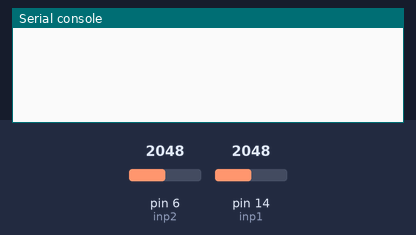
This program was run on a simulated MicroPython board. Shown: the last lines printed to the serial console. Inputs (shaded band) come from the test bench; at power-on: pin 6 (inp2) = 2048, pin 14 (inp1) = 2048 (analog values on the 0–4095 scale).

Above: at 1.2 s.
1.3 s: pin 6 (inp2) set to 2866
At 3.7 s:
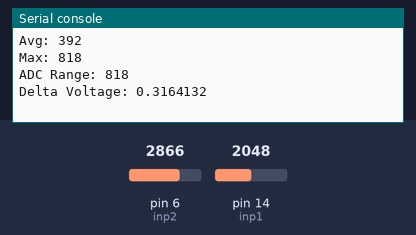
4.0 s: pin 14 (inp1) set to 2866
At 5.4 s:
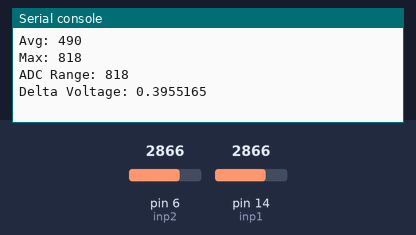
5.5 s: pin 6 (inp2) set to 3603
7.0 s: pin 14 (inp1) set to 3603
At 8.4 s:
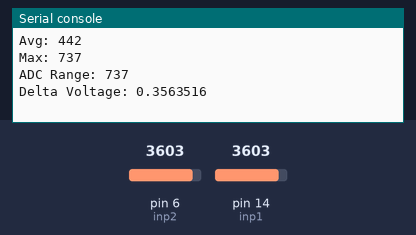

The program:

flex_test.py
```python
import machine
import time
import feathers3
import array

# Define analog input pins
inp1_pin = 14 #A2 reference voltage
inp2_pin = 6 #A4 flex sensor voltage

# enable 3v3 LDO
test_counter = 0

while True:
    deltaReading = []
    for i in range(50):
        # Read analog input values
        inp1 = machine.ADC(machine.Pin(inp1_pin))
        inp2 = machine.ADC(machine.Pin(inp2_pin))
        deltaADC = inp2.read() - inp1.read()
        deltaReading.append(deltaADC)
        time.sleep_ms(50)

    deltaSum = 0
    deltaMax = 0
    deltaMin = 4095
    for reading in deltaReading:
        deltaSum = deltaSum + reading
        if reading > deltaMax:
            deltaMax = reading
        elif reading < deltaMin:
            deltaMin = reading

    print("Test " + str(test_counter))
    # Calculate average and voltage values
    deltaAvg = deltaSum / len(deltaReading)
    deltaVoltage = deltaAvg * (3.3 / 4095)

    # Print results
    print("Min: " + str(int(deltaMin)))
    print("Avg: " + str(int(deltaAvg)))
    print("Max: " + str(int(deltaMax)))
    print("ADC Range: " + str(int(deltaMax - deltaMin)))
    print("Delta Voltage: " + str(deltaVoltage) + "\n")

    test_counter = test_counter + 1
    # Record 6th reading as measured min avg max test_counter = 5
```

Measured:
- after the input at 1.3 s, the serial console: prints a new line after 1.2 s (image 1)
- after the input at 4.0 s, the serial console: prints a new line after 1.0 s (image 2)
- after the input at 7.0 s, the serial console: prints a new line after 0.53 s (image 3)
